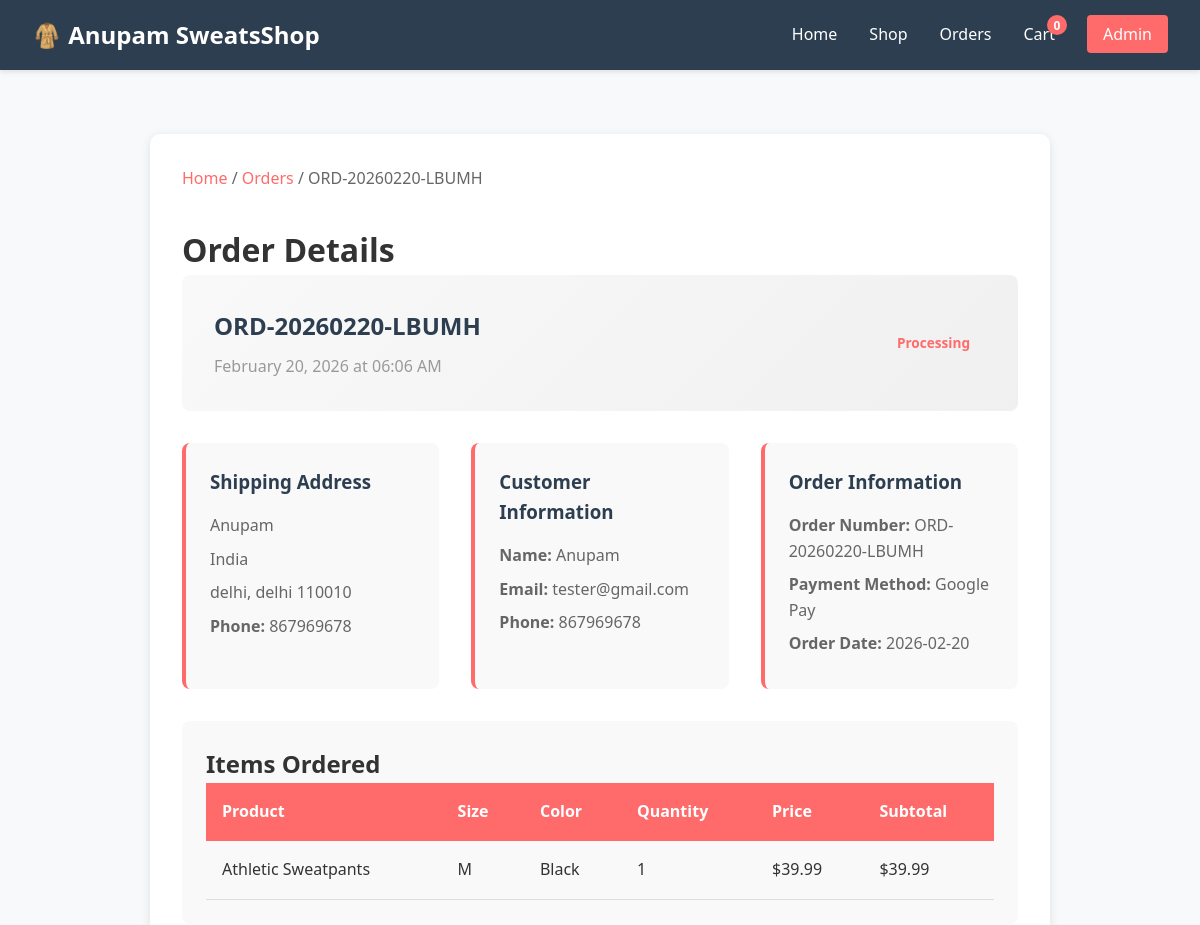
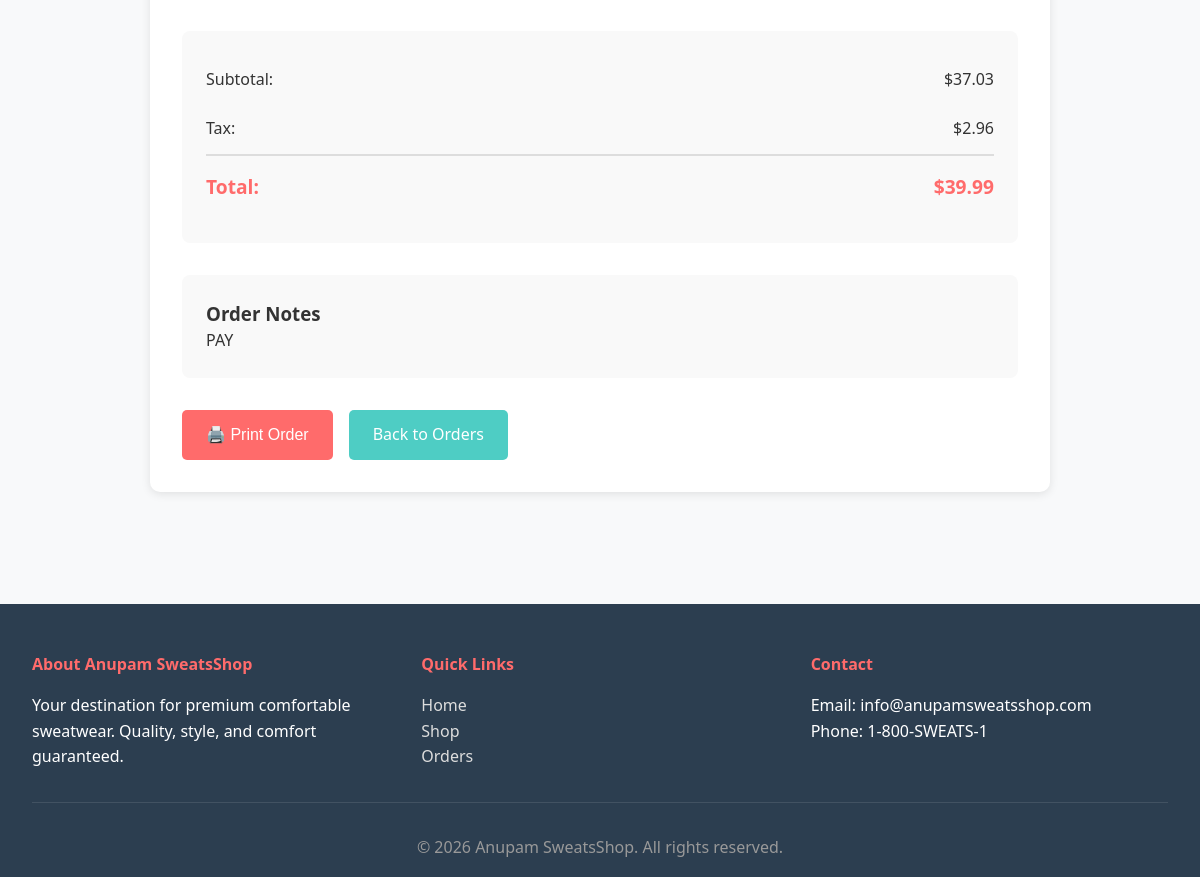
Page /order/1 on the committed database (2 pictures, top to bottom).
### app.py (models this page shows, shortened)
class Order(db.Model):
    __tablename__ = 'orders'
    id = db.Column(db.Integer, primary_key=True)
    order_number = db.Column(db.String(20), unique=True, nullable=False)
    customer_name = db.Column(db.String(100), nullable=False)
    customer_email = db.Column(db.String(100), nullable=False)
    customer_phone = db.Column(db.String(20))
    shipping_address = db.Column(db.String(300), nullable=False)
    shipping_city = db.Column(db.String(50), nullable=False)
    shipping_state = db.Column(db.String(50))
    shipping_zip = db.Column(db.String(10))
    total_amount = db.Column(db.Float, nullable=False)
    status = db.Column(db.String(20), default='Pending')  # Pending, Processing, Shipped, Delivered, Cancelled
    payment_method = db.Column(db.String(50))
    notes = db.Column(db.Text)
    created_at = db.Column(db.DateTime, default=datetime.utcnow)
    updated_at = db.Column(db.DateTime, default=datetime.utcnow, onupdate=datetime.utcnow)
    items = db.relationship('OrderItem', backref='order', lazy=True, cascade='all, delete-orphan')

class OrderItem(db.Model):
    __tablename__ = 'order_items'
    id = db.Column(db.Integer, primary_key=True)
    order_id = db.Column(db.Integer, db.ForeignKey('orders.id'), nullable=False)
    product_id = db.Column(db.Integer, db.ForeignKey('products.id'), nullable=False)
    quantity = db.Column(db.Integer, nullable=False)
    size = db.Column(db.String(10))
    color = db.Column(db.String(50))
    price_at_purchase = db.Column(db.Float, nullable=False)
    created_at = db.Column(db.DateTime, default=datetime.utcnow)

class Product(db.Model):
    __tablename__ = 'products'
    id = db.Column(db.Integer, primary_key=True)
    name = db.Column(db.String(100), nullable=False, unique=True)
    description = db.Column(db.Text)
    price = db.Column(db.Float, nullable=False)
    stock = db.Column(db.Integer, default=0)
    category = db.Column(db.String(50))
    image_url = db.Column(db.String(255))
    created_at = db.Column(db.DateTime, default=datetime.utcnow)
    orders = db.relationship('OrderItem', backref='product', lazy=True)

### app.py (the view)
@app.route('/order/<int:order_id>')
def order_detail(order_id):
    order = Order.query.get_or_404(order_id)
    return render_template('order_detail.html', order=order)

### app.py (called while the page is built)
def get_cart_from_session():
    return session.get('cart', {})

@app.context_processor
def inject_cart_count():
    cart = get_cart_from_session()
    cart_count = sum(item['quantity'] for item in cart.values())
    return dict(cart_count=cart_count)

### templates/order_detail.html (shortened to what this page needs)
{% extends 'base.html' %}
{% block content %}
<div class="order-detail-container">
    <div class="breadcrumb">
        <a href="/">Home</a> / <a href="/orders">Orders</a> / <span>{{ order.order_number }}</span>
    </div>
    <h1>Order Details</h1>
    <div class="order-header-card">
        <div class="order-header-info">
            <h2>{{ order.order_number }}</h2>
            <p class="order-date">{{ order.created_at.strftime('%B %d, %Y at %I:%M %p') }}</p>
        </div>
        <div class="order-status-box">
            <span class="status-badge status-{{ order.status.lower() }}">
                {{ order.status }}
            </span>
        </div>
    </div>
    <div class="order-details-grid">
        <div class="detail-card">
            <h3>Shipping Address</h3>
            <p>{{ order.customer_name }}</p>
            <p>{{ order.shipping_address }}</p>
            <p>{{ order.shipping_city }}, {{ order.shipping_state }} {{ order.shipping_zip }}</p>
            <p><strong>Phone:</strong> {{ order.customer_phone or 'N/A' }}</p>
        </div>
        <div class="detail-card">
            <h3>Customer Information</h3>
            <p><strong>Name:</strong> {{ order.customer_name }}</p>
            <p><strong>Email:</strong> {{ order.customer_email }}</p>
            <p><strong>Phone:</strong> {{ order.customer_phone or 'N/A' }}</p>
        </div>
        <div class="detail-card">
            <h3>Order Information</h3>
            <p><strong>Order Number:</strong> {{ order.order_number }}</p>
            <p><strong>Payment Method:</strong> {{ order.payment_method }}</p>
            <p><strong>Order Date:</strong> {{ order.created_at.strftime('%Y-%m-%d') }}</p>
        </div>
    </div>
    <div class="order-items-card">
        <h2>Items Ordered</h2>
        <table class="order-items-table">
            <thead>
                <tr>
                    <th>Product</th>
                    <th>Size</th>
                    <th>Color</th>
                    <th>Quantity</th>
                    <th>Price</th>
                    <th>Subtotal</th>
                </tr>
            </thead>
            <tbody>
                {% for item in order.items %}
                <tr>
                    <td>{{ item.product.name }}</td>
                    <td>{{ item.size }}</td>
                    <td>{{ item.color }}</td>
                    <td>{{ item.quantity }}</td>
                    <td>${{ "%.2f"|format(item.price_at_purchase) }}</td>
                    <td>${{ "%.2f"|format(item.quantity * item.price_at_purchase) }}</td>
                </tr>
                {% endfor %}
            </tbody>
        </table>
    </div>
    <div class="order-summary-card">
        <div class="summary-row">
            <span>Subtotal:</span>
            <span>${{ "%.2f"|format(order.total_amount * 0.926) }}</span>
        </div>
        <div class="summary-row">
            <span>Tax:</span>
            <span>${{ "%.2f"|format(order.total_amount * 0.074) }}</span>
        </div>
        <div class="summary-row total">
            <span>Total:</span>
            <span>${{ "%.2f"|format(order.total_amount) }}</span>
        </div>
    </div>
    {% if order.notes %}
    <div class="notes-card">
        <h3>Order Notes</h3>
        <p>{{ order.notes }}</p>
    </div>
    {% endif %}
    <div class="order-actions">
        <button class="btn btn-primary" onclick="printOrder()">🖨️ Print Order</button>
        <a href="/orders" class="btn btn-secondary">Back to Orders</a>
    </div>
</div>
{% endblock %}

### static/css/style.css (style rules this page uses)
* { margin: 0; padding: 0; box-sizing: border-box; }
:root { --primary-color: #ff6b6b; --secondary-color: #4ecdc4; --dark-color: #2c3e50; --light-color: #ecf0f1; --text-color: #333; --border-color: #ddd; --success-color: #27ae60; --warning-color: #f39c12; --danger-color: #e74c3c; }
html { scroll-behavior: smooth; }
body { font-family: 'Segoe UI', Tahoma, Geneva, Verdana, sans-serif; line-height: 1.6; color: var(--text-color); background-color: #f8f9fa; }
.btn { padding: 0.75rem 1.5rem; border: none; border-radius: 5px; cursor: pointer; font-size: 1rem; transition: all 0.3s; text-decoration: none; display: inline-block; text-align: center; font-weight: 500; }
.btn-primary { background-color: var(--primary-color); color: white; }
.btn-secondary { background-color: var(--secondary-color); color: white; }
.breadcrumb { margin-bottom: 2rem; color: #666; }
.breadcrumb a { color: var(--primary-color); text-decoration: none; }
.status-processing { color: var(--primary-color); }
.status-badge { padding: 0.5rem 1rem; border-radius: 20px; font-weight: bold; font-size: 0.85rem; }

### templates/order_detail.html (style rules this page uses)
.order-detail-container { background: white; padding: 2rem; border-radius: 10px; box-shadow: 0 2px 10px rgba(0,0,0,0.1); max-width: 900px; margin: 2rem auto; }
.order-header-card { display: flex; justify-content: space-between; align-items: center; padding: 2rem; background: linear-gradient(135deg, #f9f9f9, #f0f0f0); border-radius: 8px; margin-bottom: 2rem; }
.order-header-info h2 { margin: 0; color: var(--dark-color); }
.order-date { color: #999; margin: 0.5rem 0 0 0; }
.order-details-grid { display: grid; grid-template-columns: repeat(auto-fit, minmax(250px, 1fr)); gap: 2rem; margin-bottom: 2rem; }
.detail-card { background: #f9f9f9; padding: 1.5rem; border-radius: 8px; border-left: 4px solid var(--primary-color); }
.detail-card h3 { margin-bottom: 1rem; color: var(--dark-color); }
.detail-card p { margin: 0.5rem 0; color: #666; }
.order-items-card, .order-summary-card, .notes-card { background: #f9f9f9; padding: 1.5rem; border-radius: 8px; margin-bottom: 2rem; }
.order-items-table { width: 100%; border-collapse: collapse; }
.order-items-table th { background: var(--primary-color); color: white; padding: 1rem; text-align: left; }
.order-items-table td { padding: 1rem; border-bottom: 1px solid var(--border-color); }
.summary-row { display: flex; justify-content: space-between; padding: 0.75rem 0; }
.summary-row.total { font-weight: bold; font-size: 1.2rem; color: var(--primary-color); padding: 1rem 0; border-top: 2px solid var(--border-color); }
.order-actions { display: flex; gap: 1rem; }

### rows in the picture
Order: order_number "ORD-20260220-LBUMH", created_at "February 20, 2026 at 06:06 AM", status "Processing", customer_name "Anupam", shipping_address "India", shipping_city "delhi", shipping_state "delhi", shipping_zip "110010", customer_phone "867969678", customer_email "tester@gmail.com", payment_method "Google Pay", created_at "2026-02-20", order.total_amount*0.926 "37.03", order.total_amount*0.074 "2.96", total_amount "39.99", notes "PAY"
OrderItem: product.name "Athletic Sweatpants", size "M", color "Black", quantity "1", price_at_purchase "39.99", item.quantity*item.price_at_purchase "39.99"

### other values in the picture
{{ cart_count }} "0"
